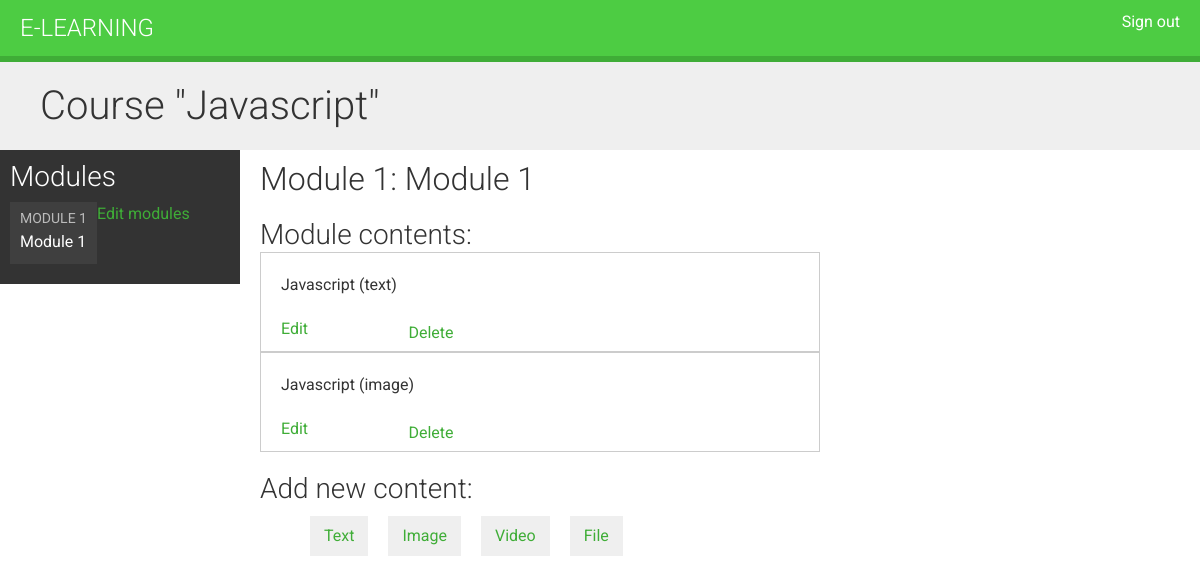
The app's page /course/module/13/ (signed in) with its own data.
### courses/models.py (models this page shows, shortened)
class Course(models.Model):
    owner = models.ForeignKey(User,
                              related_name='courses_created',
                              on_delete=models.CASCADE)
    subject = models.ForeignKey(Subject,
                                related_name='courses',
                                on_delete=models.CASCADE)
    title = models.CharField(max_length=200)
    slug = models.SlugField(max_length=200, unique=True)
    overview = models.TextField()
    created = models.DateTimeField(auto_now_add=True)
    students = models.ManyToManyField(User,
                                      related_name='courses_joined',
                                      blank=True)
    class Meta:
        ordering = ['-created']

class Module(models.Model):
    course = models.ForeignKey(Course,
                               related_name='modules',
                               on_delete=models.CASCADE)
    title = models.CharField(max_length=200)
    description = models.TextField(blank=True)
    order = OrderField(blank=True, for_fields=['course'])
    class Meta:
            ordering = ['order']

class Content(models.Model):
    module = models.ForeignKey(Module,
                               related_name='contents',
                               on_delete=models.CASCADE)
    content_type = models.ForeignKey(ContentType,
                                     limit_choices_to={'model__in':('text',
                                                                    'video',
                                                                    'image',
                                                                    'file')},
                                     on_delete=models.CASCADE)
    object_id = models.PositiveIntegerField()
    item = GenericForeignKey('content_type', 'object_id')
    order = OrderField(blank=True, for_fields=['module'])
    class Meta:
            ordering = ['order']

class ItemBase(models.Model):
    owner = models.ForeignKey(User,
                              related_name='%(class)s_related',
                              on_delete=models.CASCADE)
    title = models.CharField(max_length=250)
    created = models.DateTimeField(auto_now_add=True)
    updated = models.DateTimeField(auto_now=True)
    class Meta:
        abstract = True
    def __str__(self):
        return self.title

class Text(ItemBase):
    content = models.TextField()

class Image(ItemBase):
       file = models.FileField(upload_to='images')

### courses/views.py (the view)
class ModuleContentListView(TemplateResponseMixin, View):
    template_name = 'courses/manage/module/content_list.html'
    def get(self, request, module_id):
        module = get_object_or_404(Module,
                                   id=module_id,
                                   course__owner=request.user)
        return self.render_to_response({'module': module})

### courses/templatetags/course.py (called while the page is built)
@register.filter
def model_name(obj):
    try:
        return obj._meta.model_name
    except AttributeError:
        return None

### courses/templates/courses/manage/module/content_list.html (shortened to what this page needs)
{% extends "base.html" %}
{% load course %}
{% block content %}
  {% with course=module.course %}
    <h1>Course "{{ course.title }}"</h1>
    <div class="contents">
      <h3>Modules</h3>
      <ul id="modules">
        {% for m in course.modules.all %}
          <li data-id="{{ m.id }}" {% if m == module %}class="selected"{% endif %}>
            <a href="{% url "module_content_list" m.id %}">
              <span>
                Module <span class="order">{{ m.order|add:1 }}</span>
              </span>
              <br>
              {{ m.title }}
            </a>
          </li>
        {% empty %}
          <li>No modules yet.</li>
        {% endfor %}
      </ul>
      <p><a href="{% url "course_module_update" course.id %}">Edit modules</a></p>
    </div>
    <div class="module">
      <h2>Module {{ module.order|add:1 }}: {{ module.title }}</h2>
      <h3>Module contents:</h3>
      <div id="module-contents">
        {% for content in module.contents.all %}
          <div data-id="{{ content.id }}">
            {% with item=content.item %}
              <p>{{ item }} ({{ item|model_name }})</p>
              <a href="{% url "module_content_update" module.id item|model_name item.id %}">Edit</a>
              <form action="{% url "module_content_delete" content.id %}" method="post">
                <input type="submit" value="Delete">
              </form>
            {% endwith %}
          </div>
        {% empty %}
          <p>This module has no contents yet.</p>
        {% endfor %}
      </div>
      <h3>Add new content:</h3>
      <ul class="content-types">
        <li><a href="{% url "module_content_create" module.id "text" %}">Text</a></li>
        <li><a href="{% url "module_content_create" module.id "image" %}">Image</a></li>
        <li><a href="{% url "module_content_create" module.id "video" %}">Video</a></li>
        <li><a href="{% url "module_content_create" module.id "file" %}">File</a></li>
      </ul>
    </div>
  {% endwith %}
{% endblock %}

### courses/static/css/base.css (style rules this page uses)
body { margin:0; font-family:'Roboto', sans-serif; font-weight:400; color:#333; }
a { color:#3fad37; text-decoration:none; }
ul { float:left; }
h1, h2, h3, h4, h5, h6 { font-family:'Roboto', sans-serif; font-weight:300; }
h1 { background:#efefef; width:100%; overflow:auto; padding:20px 0 20px 40px; margin:0; }
.module { padding:10px 20px; float:left; width:600px; }
.module h3 { margin:20px 0 0; padding:0; width:100%; }
.module p { margin:10px 0 20px; width:100%; float:left; }
.contents { width:20%; padding:10px; float:left; background:#333; color: #fff; font-family:'Roboto', sans-serif; }
.contents ul { list-style:none; margin:0; padding:0; }
.contents ul li { margin:0 0 10px 0; padding:4px 10px 10px; overflow:auto; }
.contents ul li.selected { background:#3f3f3f; }
.contents ul span { text-transform:uppercase; color:#bbb; font-size:14px; }
.contents ul a { display:block; color:#fff; text-decoration:none; }
ul.content-types li { list-style:none; float:left; margin:10px; background:#efefef; padding:8px 14px; }
input, select, textarea { border:1px solid #ccc; border-bottom:3px solid #ccc; padding:8px 12px; font-size:16px; font-family:'Roboto', sans-serif; float:left; clear:both; width:300px; }
input[type=submit], a.button { border-radius:5px; background:#4dcc43; color:#fff; font-size:16px; text-transform:uppercase; border:none; padding:10px 20px; margin:20px 0; }
#module-contents div { padding:10px 20px; border:1px solid #ccc; background:#fff }
#module-contents form { margin:0; padding:0; }
#module-contents input[type=submit] { color:#3fad37; background:none; margin:-20px 0 0; padding:0; float:left; text-transform:none; }

### records on screen
Course: title "Javascript"
Module: order|add "1", title "Module 1"
Content: item "Javascript", item|model_name "text"
Content: item "Javascript", item|model_name "image"
